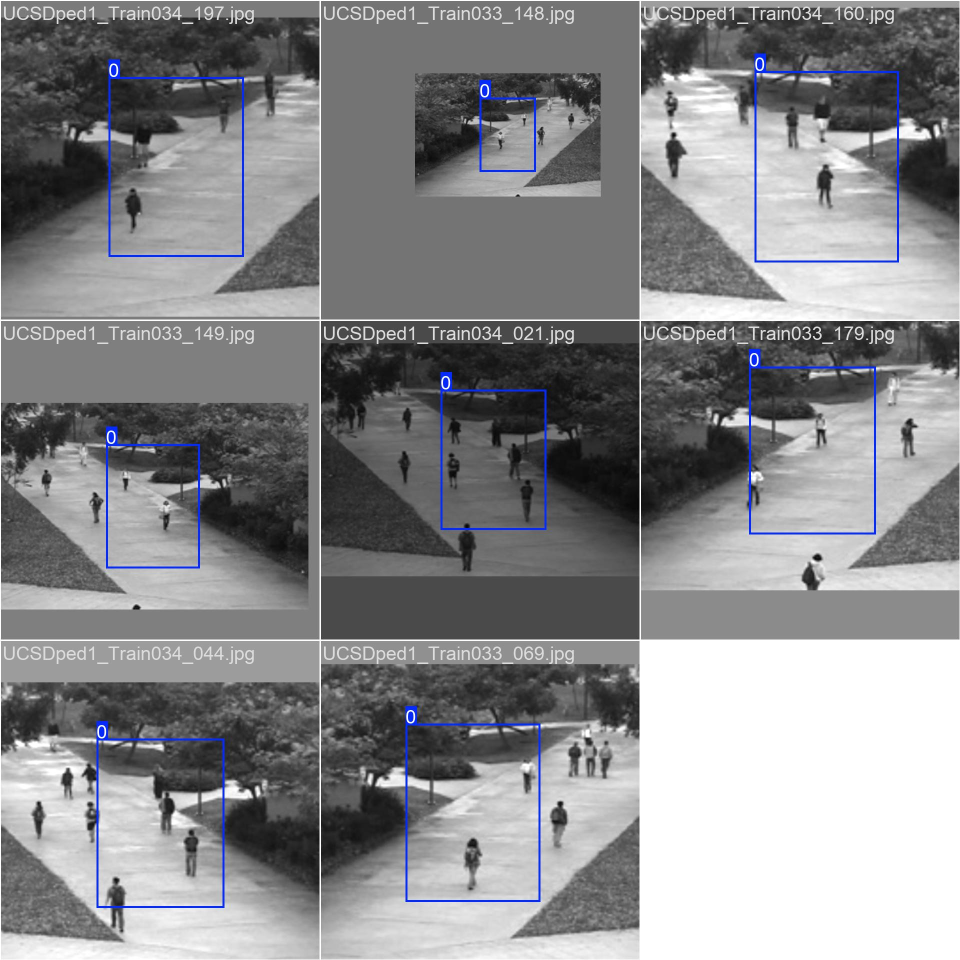
#> input picture models/yolov8n_ucsd_quick_test/train_batch0.jpg, 1920 x 1920 px (shown at 1/2 size); its folder holds only this picture in this run
$ python -i video_utils.py   (imports and definitions only)
#> lines starting #> are read from the running program, lines starting #| are printed output that depends on the picture
import cv2
import numpy as np
from typing import Tuple, List, Optional
import os

# [105 lines left out: functions resize_frame, extract_frames, create_video_from_frames, apply_motion_blur, detect_motion, not called in this run]

def stabilize_video(frames: List[np.ndarray]) -> List[np.ndarray]:
    """Simple video stabilization using frame alignment"""
    if len(frames) < 2:
        return frames

    stabilized_frames = [frames[0]]

    for i in range(1, len(frames)):
        prev_frame = stabilized_frames[-1]
        curr_frame = frames[i]

        # Convert to grayscale for feature detection
        prev_gray = cv2.cvtColor(prev_frame, cv2.COLOR_BGR2GRAY)
        curr_gray = cv2.cvtColor(curr_frame, cv2.COLOR_BGR2GRAY)

        # Find features
        feature_detector = cv2.SIFT_create()
        prev_kp, prev_des = feature_detector.detectAndCompute(prev_gray, None)
        curr_kp, curr_des = feature_detector.detectAndCompute(curr_gray, None)

        if prev_des is not None and curr_des is not None:
            # Match features
            matcher = cv2.BFMatcher()
            matches = matcher.knnMatch(prev_des, curr_des, k=2)

            # Apply ratio test
            good_matches = []
            for match_pair in matches:
                if len(match_pair) == 2:
                    m, n = match_pair
                    if m.distance < 0.7 * n.distance:
                        good_matches.append(m)

            if len(good_matches) > 10:
                # Extract matched points
                prev_pts = np.float32([prev_kp[m.queryIdx].pt for m in good_matches]).reshape(-1, 1, 2)
                curr_pts = np.float32([curr_kp[m.trainIdx].pt for m in good_matches]).reshape(-1, 1, 2)

                # Calculate transformation matrix
                transform_matrix, _ = cv2.estimateAffinePartial2D(prev_pts, curr_pts)

                if transform_matrix is not None:
                    # Apply transformation
                    stabilized_frame = cv2.warpAffine(curr_frame, transform_matrix, (curr_frame.shape[1], curr_frame.shape[0]))
                    stabilized_frames.append(stabilized_frame)
                else:
                    stabilized_frames.append(curr_frame)
            else:
                stabilized_frames.append(curr_frame)
        else:
            stabilized_frames.append(curr_frame)

    return stabilized_frames

# [39 lines left out: functions enhance_frame, create_heatmap, not called in this run]

>>> import cv2
>>> picture = cv2.imread('../models/yolov8n_ucsd_quick_test/train_batch0.jpg', cv2.IMREAD_GRAYSCALE)
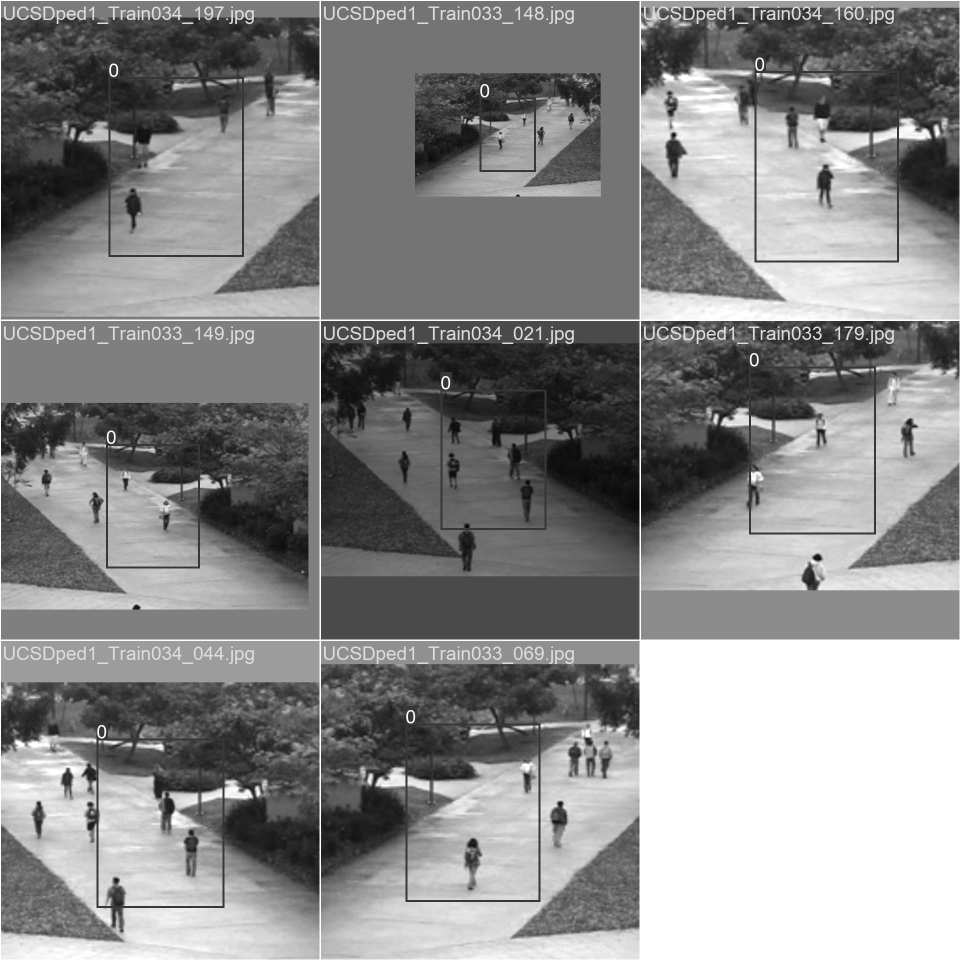
#> picture: shape (1920, 1920) (shown at 1/2 size); min 3, max 255, mean 136.5
#> the loop in stabilize_video, `for i in range(1, len(frames)):` made 1 pass
#> after the loop in stabilize_video, `for i in range(1, len(frames)):`: stabilized_frames = 1 item
#> (the run stopped early here; a loop or call above may not have finished)

$ run again, on models/yolov8n_ucsd_quick_test/train_batch1.jpg
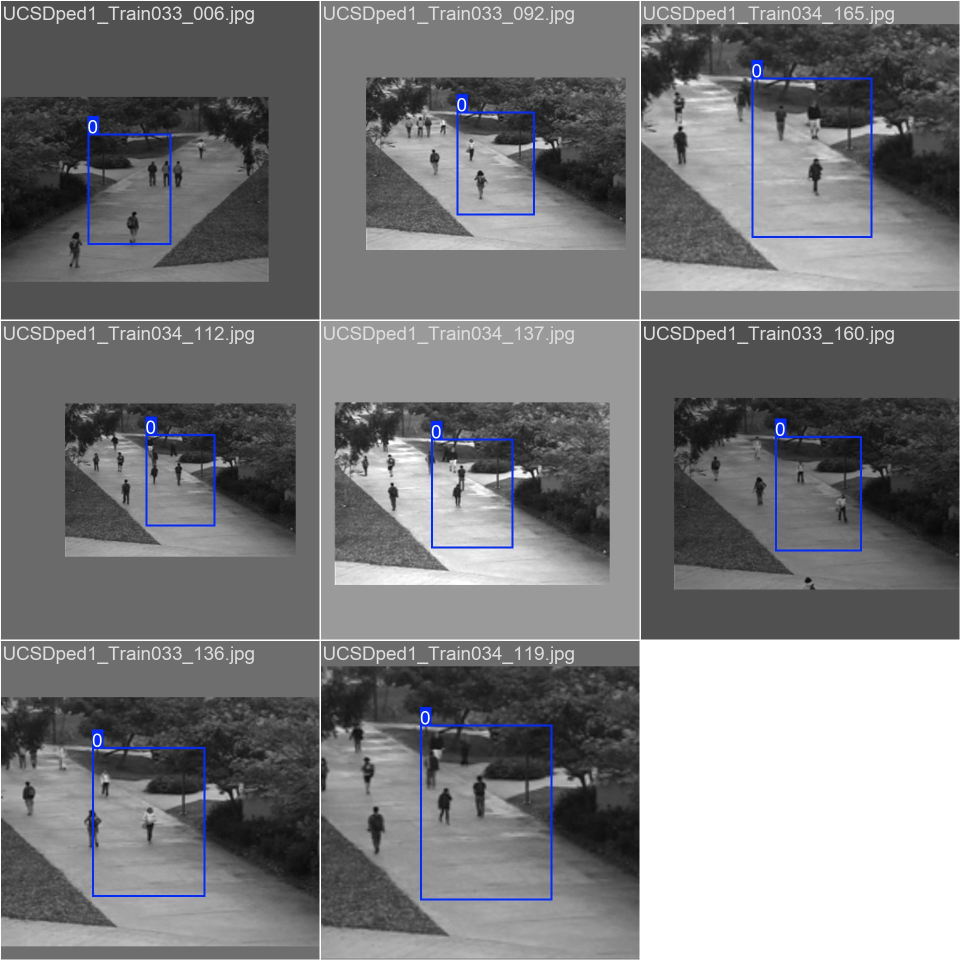
#> input picture models/yolov8n_ucsd_quick_test/train_batch1.jpg, 1920 x 1920 px (shown at 1/2 size)
#> `picture = cv2.imread('../models/yolov8n_ucsd_quick_test/train_batch0.j..`:
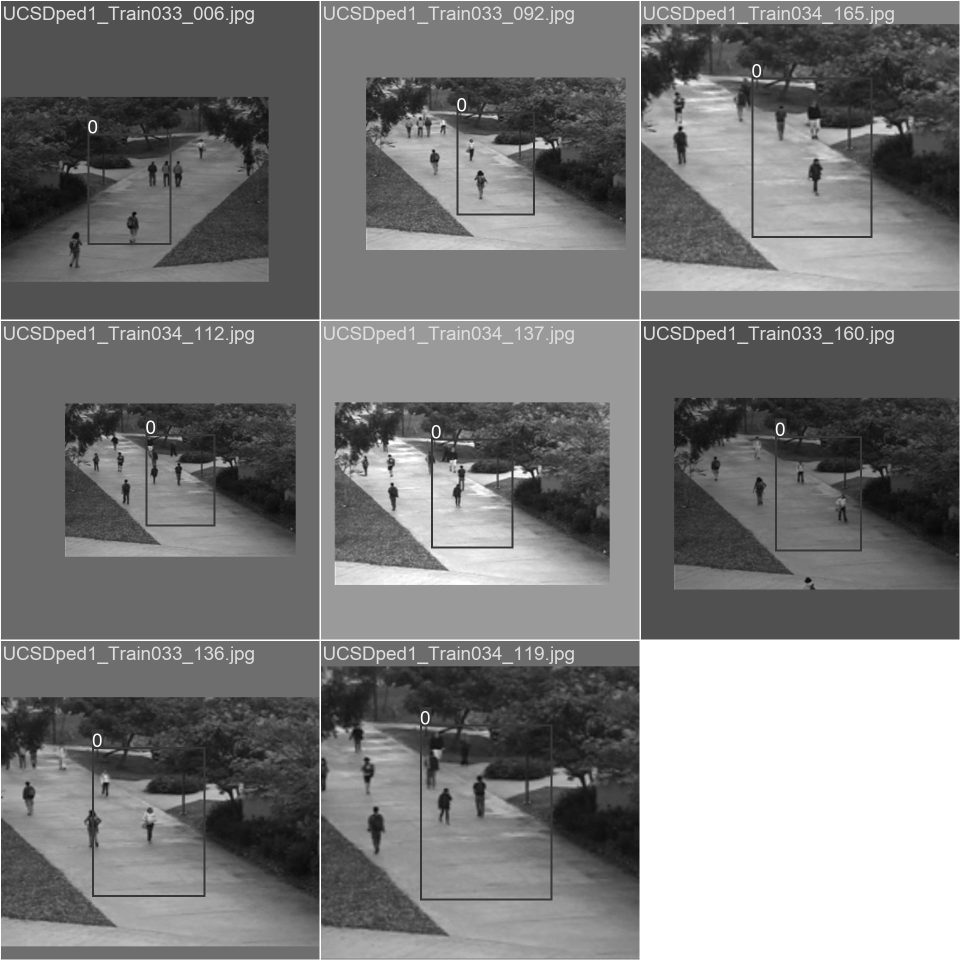
#> picture: shape (1920, 1920) (shown at 1/2 size); min 0, max 255, mean 121.9
#> the loop in stabilize_video, `for i in range(1, len(frames)):` made 1 pass
#> after the loop in stabilize_video, `for i in range(1, len(frames)):`: stabilized_frames = 1 item

$ run again, on models/yolov8n_ucsd_quick_test/train_batch2.jpg
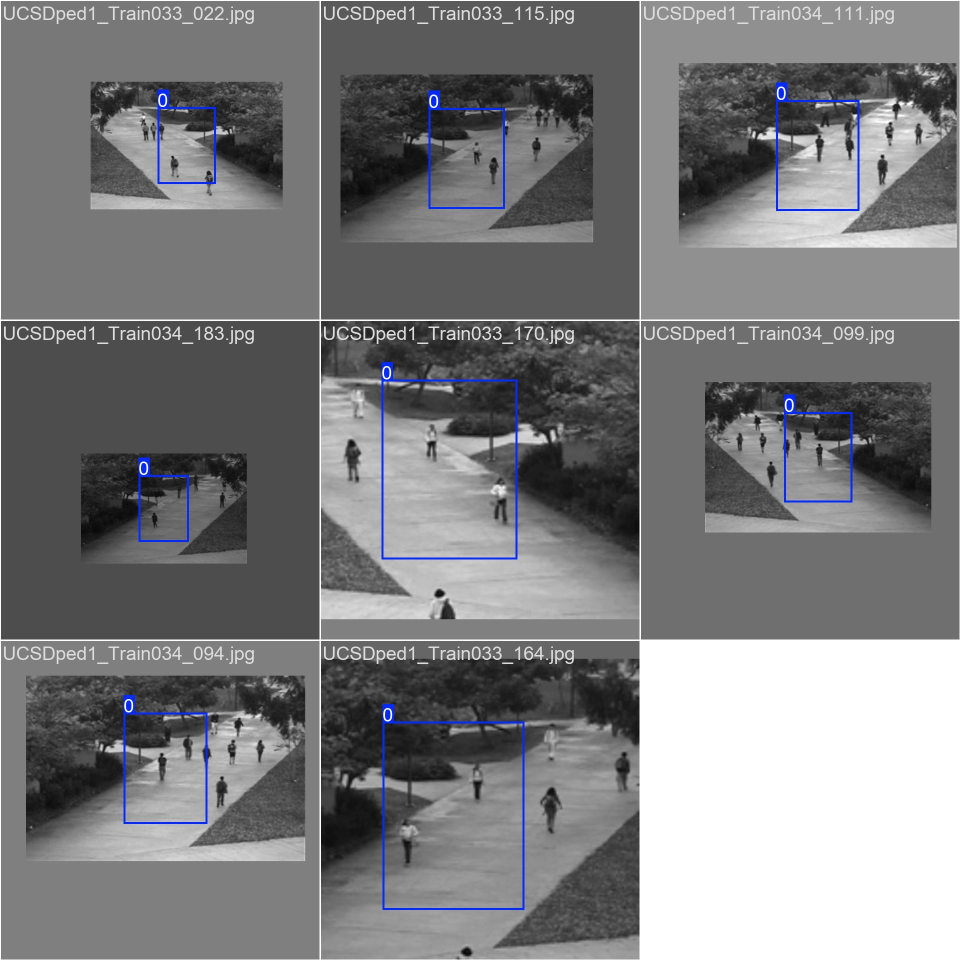
#> input picture models/yolov8n_ucsd_quick_test/train_batch2.jpg, 1920 x 1920 px (shown at 1/2 size)
#> `picture = cv2.imread('../models/yolov8n_ucsd_quick_test/train_batch0.j..`:
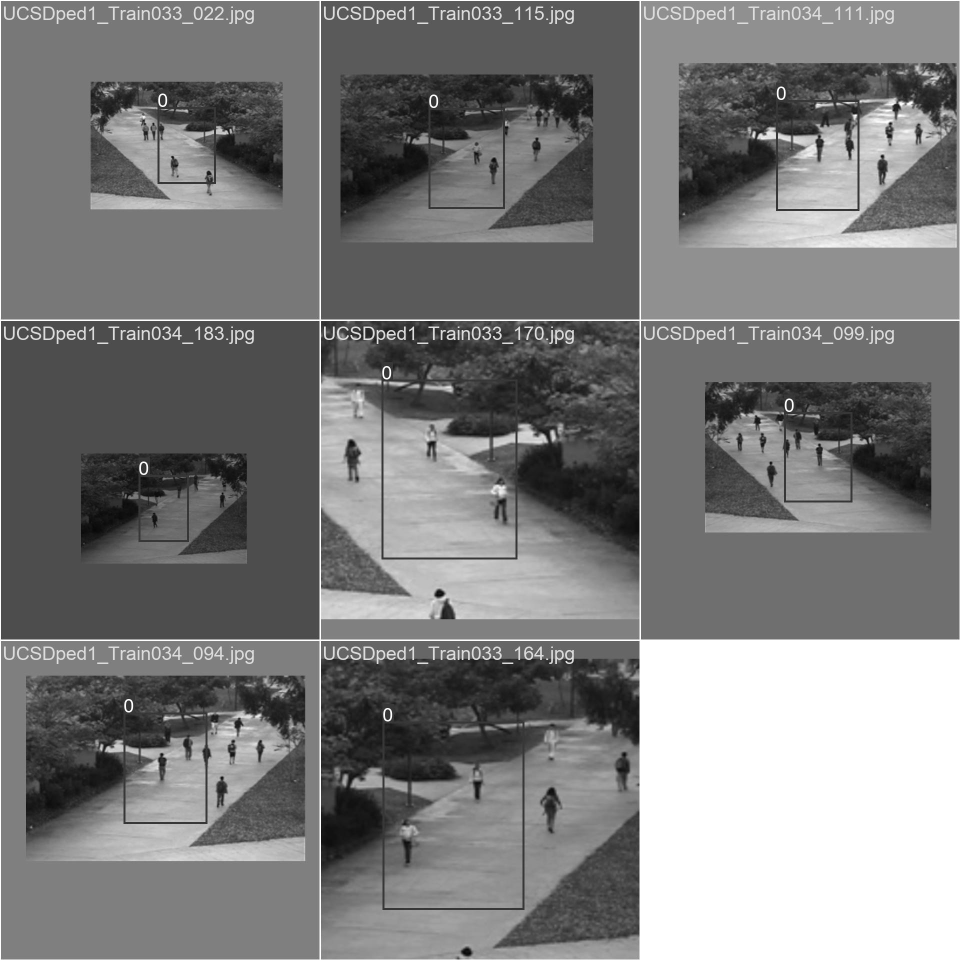
#> picture: shape (1920, 1920) (shown at 1/2 size); min 2, max 255, mean 123.8
#> the loop in stabilize_video, `for i in range(1, len(frames)):` made 1 pass
#> after the loop in stabilize_video, `for i in range(1, len(frames)):`: stabilized_frames = 1 item

$ run again, on models/yolov8n_ucsd_quick_test/val_batch0_pred.jpg
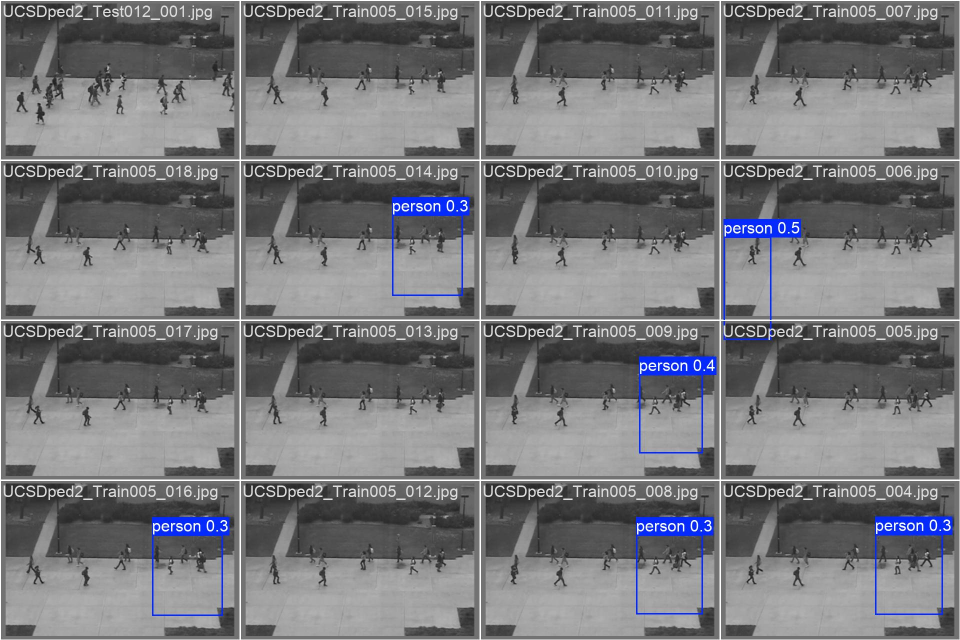
#> input picture models/yolov8n_ucsd_quick_test/val_batch0_pred.jpg, 1920 x 1280 px (shown at 1/2 size)
#> `picture = cv2.imread('../models/yolov8n_ucsd_quick_test/train_batch0.j..`:
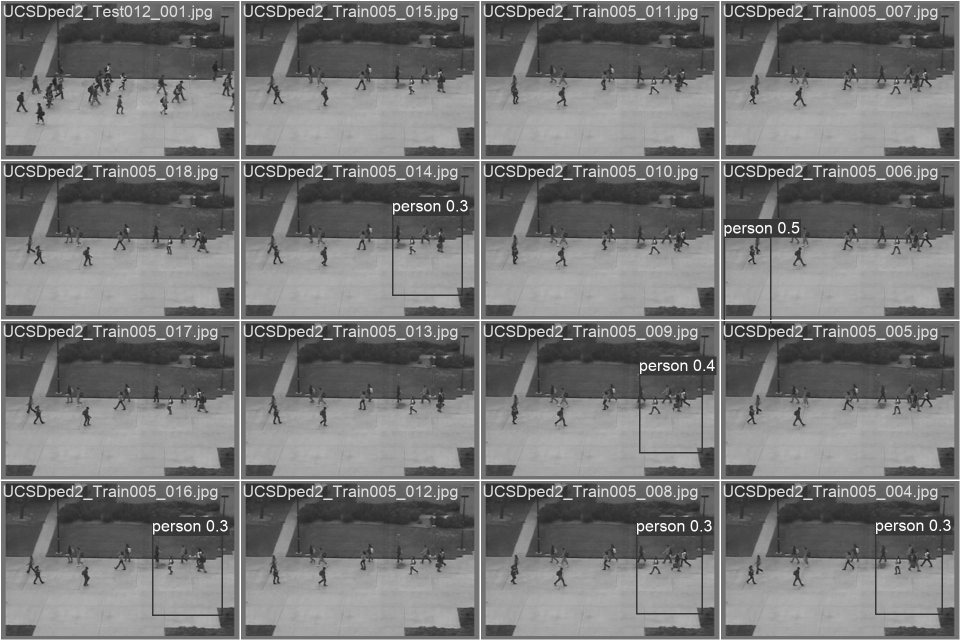
#> picture: shape (1280, 1920) (shown at 1/2 size); min 16, max 255, mean 119.1
#> the loop in stabilize_video, `for i in range(1, len(frames)):` made 1 pass
#> after the loop in stabilize_video, `for i in range(1, len(frames)):`: stabilized_frames = 1 item
